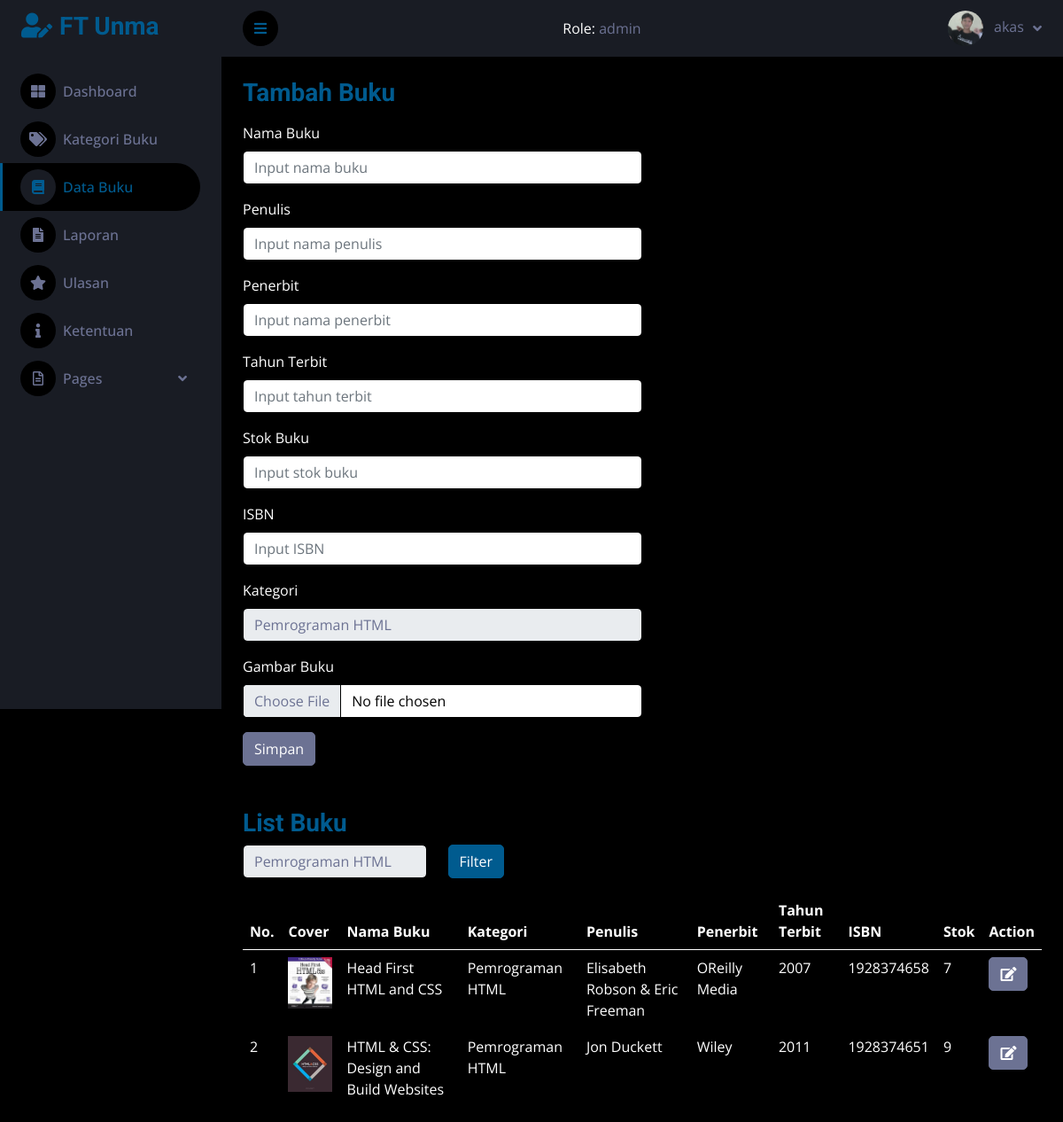
Page /dashboard/buku.php?kategoriID=9 (signed in) on the committed database.
### tables this page shows
CREATE TABLE `user` (
  `UserID` int(11) NOT NULL,
  `Username` varchar(255) NOT NULL,
  `Password` varchar(255) NOT NULL,
  `NPM` int(11) NOT NULL,
  `Email` varchar(255) NOT NULL,
  `NamaLengkap` varchar(255) NOT NULL,
  `Alamat` text NOT NULL,
  `Role` enum('user','petugas','admin') DEFAULT 'user',
  `status` enum('unactive','active') DEFAULT 'unactive',
  `Gambar` varchar(255) DEFAULT NULL,
  `created_at` datetime NOT NULL DEFAULT current_timestamp()
);

CREATE TABLE `buku` (
  `BukuID` int(11) NOT NULL,
  `Judul` varchar(255) NOT NULL,
  `Penulis` varchar(255) NOT NULL,
  `Penerbit` varchar(255) NOT NULL,
  `TahunTerbit` int(11) NOT NULL,
  `JumlahBuku` varchar(3) NOT NULL,
  `ISBN` varchar(17) NOT NULL,
  `Gambar` varchar(255) DEFAULT NULL
);

CREATE TABLE `kategoribuku` (
  `KategoriID` int(11) NOT NULL,
  `NamaKategori` varchar(255) NOT NULL
);

### dashboard/get_gambar.php (called while the page is built)
<?php
if (isset($_SESSION['username'])) {
    $username = $_SESSION['username'];
    $sql = mysqli_query($conn, "SELECT * FROM user WHERE Username='$username'");
    $data = mysqli_fetch_array($sql);
}
?>

### dashboard/buku.php (the view, shortened to what this page needs)
<?php
include "../koneksi.php";
include "get_gambar.php";
$kategoriFilter = isset($_GET['kategoriID']) ? $_GET['kategoriID'] : '';
$query = "SELECT b.bukuID, b.Judul, b.Penulis, b.Penerbit, b.TahunTerbit, b.JumlahBuku, b.ISBN, b.Gambar, k.NamaKategori
          FROM buku b
          LEFT JOIN kategoribuku_relasi r ON b.bukuID = r.bukuID
          LEFT JOIN kategoribuku k ON r.KategoriID = k.KategoriID";
if ($kategoriFilter != '') {
    $query .= " WHERE k.KategoriID = '$kategoriFilter'";
}
$query .= " ORDER BY k.NamaKategori, b.Judul";
$buku = mysqli_query($conn, $query);
$count = mysqli_num_rows($buku);
?>
<!DOCTYPE html>
<html lang="en">
<head>
    <link href="https://cdnjs.cloudflare.com/ajax/libs/font-awesome/5.10.0/css/all.min.css" rel="stylesheet">
    <link href="https://cdn.jsdelivr.net/npm/bootstrap-icons@1.4.1/font/bootstrap-icons.css" rel="stylesheet">
    <link href="lib/owlcarousel/assets/owl.carousel.min.css" rel="stylesheet">
    <link href="lib/tempusdominus/css/tempusdominus-bootstrap-4.min.css" rel="stylesheet" />
    <link href="css/bootstrap.min.css?version=1.2" rel="stylesheet">
    <link href="css/style.css?version=1.1" rel="stylesheet">
</head>
<body>
    <div class="container-fluid position-relative d-flex p-0">
        <?php
        require "sidebar.php";
        ?>
        <div class="content">
            <?php
            require "navbar.php";
            ?>
            <div class="container-fluid pt-4 px-4">
                <div class="col-12 col-md-6">
                    <h3 style="color: #005b8f;">Tambah Buku</h3>
                    <form action="" method="post" enctype="multipart/form-data">
                        <div class="my-3">
                            <label for="Judul" class="mb-2" style="color: white;">Nama Buku</label>
                            <input type="text" id="Judul" name="Judul" class="form-control bg-white" style="color: black;" autocomplete="off" placeholder="Input nama buku" required>
                        </div>
                        <div class="my-3">
                            <label for="Penulis" class="mb-2" style="color: white;">Penulis</label>
                            <input type="text" id="Penulis" name="Penulis" class="form-control bg-white" style="color: black;" autocomplete="off" placeholder="Input nama penulis" required>
                        </div>
                        <div class="my-3">
                            <label for="Penerbit" class="mb-2" style="color: white;">Penerbit</label>
                            <input type="text" id="Penerbit" name="Penerbit" class="form-control bg-white" style="color: black;" autocomplete="off" placeholder="Input nama penerbit" required>
                        </div>
                        <div class="my-3">
                            <label for="TahunTerbit" class="mb-2" style="color: white;">Tahun Terbit</label>
                            <input type="number" id="TahunTerbit" name="TahunTerbit" class="form-control bg-white" style="color: black;" autocomplete="off" placeholder="Input tahun terbit" required>
                        </div>
                        <div class="my-3">
                            <label for="JumlahBuku" class="mb-2" style="color: white;">Stok Buku</label>
                            <input type="number" id="JumlahBuku" name="JumlahBuku" class="form-control bg-white" style="color: black;" autocomplete="off" placeholder="Input stok buku" required>
                        </div>
                        <div class="my-3">
                            <label for="ISBN" class="mb-2" style="color: white;">ISBN</label>
                            <input type="number" id="ISBN" name="ISBN" class="form-control bg-white" style="color: black;" autocomplete="off" placeholder="Input ISBN" required>
                        </div>
                        <div class="my-3">
                            <label for="kategoriID" class="mb-2" style="color: white;">Kategori</label>
                            <select id="kategoriID" name="kategoriID" class="form-control">
                                <?php
                                $sql = "SELECT KategoriID, NamaKategori FROM kategoribuku";
                                $result = $conn->query($sql);
                                while ($row = $result->fetch_assoc()) {
                                ?>
                                    <option value="<?php echo $row['KategoriID'] ?>"><?php echo $row['NamaKategori'] ?></option>
                                <?php
                                }
                                ?>
                            </select>
                        </div>
                        <div class="my-3">
                            <label for="Gambar" class="mb-2" style="color: white;">Gambar Buku</label>
                            <input type="file" id="Gambar" name="Gambar" class="form-control bg-white" style="color: black;">
                        </div>
                        <div>
                            <button type="submit" class="btn btn-light" name="simpan">Simpan</button>
                        </div>
                    </form>
                </div>
                <div class="mt-5">
                    <h3 style="color: #005b8f;">List Buku</h3>
                    <form method="get" class="mb-3">
                        <div class="row">
                            <div class="col-md-3">
                                <select name="kategoriID" class="form-control">
                                    <?php
                                    $sqlKategori = "SELECT KategoriID, NamaKategori FROM kategoribuku";
                                    $resultKategori = $conn->query($sqlKategori);
                                    while ($row = $resultKategori->fetch_assoc()) {
                                        $selected = ($row['KategoriID'] == $kategoriFilter) ? 'selected' : '';
                                        echo "<option value='" . $row['KategoriID'] . "' $selected>" . $row['NamaKategori'] . "</option>";
                                    }
                                    ?>
                                </select>
                            </div>
                            <div class="col-md-2">
                                <button type="submit" class="btn btn-primary">Filter</button>
                            </div>
                        </div>
                    </form>
                    <div class="table-responsive mt-3">
                        <table class="table" style="color: white;">
                            <thead>
                                <tr>
                                    <th>No.</th>
                                    <th>Cover</th>
                                    <th>Nama Buku</th>
                                    <th>Kategori</th>
                                    <th>Penulis</th>
                                    <th>Penerbit</th>
                                    <th>Tahun Terbit</th>
                                    <th>ISBN</th>
                                    <th>Stok</th>
                                    <th>Action</th>
                                </tr>
                            </thead>
                            <tbody>
                                <?php
                                if ($count == 0) {
                                ?>
                                    <tr>
                                        <td colspan="10" class="text-center">List Buku Tidak Tersedia!</td>
                                    </tr>
                                    <?php
                                } else {
                                    $jumlah = 1;
                                    while ($data = $buku->fetch_assoc()) {
                                    ?>
                                        <tr>
                                            <td><?php echo $jumlah; ?></td>
                                            <td>
                                                <img src="imgbuku/<?php echo $data['Gambar']; ?>" alt="Gambar Buku" style="width: 50px; height: auto;">
                                            </td>
                                            <td><?php echo $data['Judul']; ?></td>
                                            <td><?php echo $data['NamaKategori']; ?></td>
                                            <td><?php echo $data['Penulis']; ?></td>
                                            <td><?php echo $data['Penerbit']; ?></td>
                                            <td><?php echo $data['TahunTerbit']; ?></td>
                                            <td><?php echo $data['ISBN']; ?></td>
                                            <td><?php echo $data['JumlahBuku']; ?></td>
                                            <td>
                                                <a href="buku_detail.php?id=<?php echo $data['bukuID']; ?>" class="btn btn-light"><i class="fas fa-edit"></i></a>
                                            </td>
                                        </tr>
                                <?php
                                        $jumlah++;
                                    }
                                }
                                ?>
                            </tbody>
                        </table>
                    </div>
                </div>
            </div>
        </div>
    </div>
</body>
</html>

### dashboard/navbar.php (shortened to what this page needs)
<nav class="navbar navbar-expand bg-secondary navbar-dark sticky-top px-4 py-0">
    <a href="#" class="sidebar-toggler flex-shrink-0">
        <i class="fa fa-bars"></i>
    </a>
    <div class="nav-item ms-auto">
        <span style="color: white;">Role: </span>
        <span><?php echo $_SESSION['user']['role'] ?></span>
    </div>
    <div class="navbar-nav align-items-center ms-auto">
        <div class="nav-item dropdown">
            <a href="#" class="nav-link dropdown-toggle" data-bs-toggle="dropdown">
                <?php if (isset($data['Gambar'])): ?>
                    <img class="rounded-circle me-lg-2" src="img/<?php echo htmlspecialchars($data['Gambar']); ?>" alt="" style="width: 40px; height: 40px;">
                <?php else: ?>
                    <img class="rounded-circle me-lg-2" src="img/default.jpg" alt="" style="width: 40px; height: 40px;">
                <?php endif; ?>
                <span class="d-none d-lg-inline-flex"><?php echo htmlspecialchars($_SESSION['username']); ?></span>
            </a>
        </div>
    </div>
</nav>

### dashboard/css/style.css (style rules this page uses)
:root { --primary: #005b8f; --secondary: #191C24; --light: #6C7293; --dark: #000000; }
.btn { transition: .5s; }
.content { margin-left: 250px; min-height: 100vh; background: var(--dark); transition: 0.5s; }
@media (min-width: 992px) { .content { width: calc(100% - 250px); } }
.content .navbar .navbar-nav .nav-link { margin-left: 25px; padding: 12px 0; color: var(--light); outline: none; }
.content .navbar .sidebar-toggler, .content .navbar .navbar-nav .nav-link i { width: 40px; height: 40px; display: inline-flex; align-items: center; justify-content: center; background: var(--dark); border-radius: 40px; }
.content .navbar .dropdown-toggle::after { margin-left: 6px; vertical-align: middle; border: none; content: "\f107"; font-family: "Font Awesome 5 Free"; font-weight: 900; transition: .5s; }

### rows in the picture
user: Gambar (picture)
buku: Gambar (picture), Judul "Head First HTML and CSS", kategoribuku.NamaKategori "Pemrograman HTML", Penulis "Elisabeth Robson & Eric Freeman", Penerbit "OReilly Media", TahunTerbit "2007", ISBN "1928374658", JumlahBuku "7"
buku: Gambar (picture), Judul "HTML & CSS: Design and Build Websites", kategoribuku.NamaKategori "Pemrograman HTML", Penulis "Jon Duckett", Penerbit "Wiley", TahunTerbit "2011", ISBN "1928374651", JumlahBuku "9"

### other values in the picture
$_SESSION['user']['role'] "admin"
$_SESSION['username'] "akas"
form field kategoriID "Pemrograman HTML"
